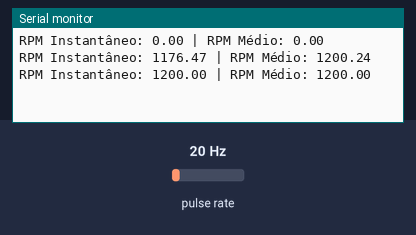
This sketch was run on a simulated Arduino Uno, built with avr-gcc and run on an emulated ATmega328P. Parts: the last lines printed to the serial monitor. Wiring (inferred from the names in the program): pulse sensor: data pin 2. Inputs (shaded band) come from the test bench; at power-on: pulse rate 20 Hz.

Above: at 1.2 s.
1.3 s: pulse rate (sensor on pin 2) set to 4 Hz
At 1.9 s:
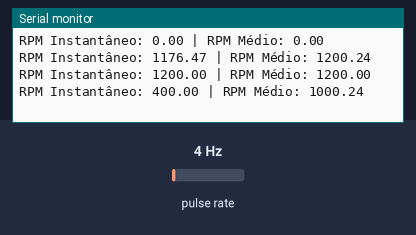
2.8 s: pulse rate (sensor on pin 2) set to 50 Hz
At 3.4 s:
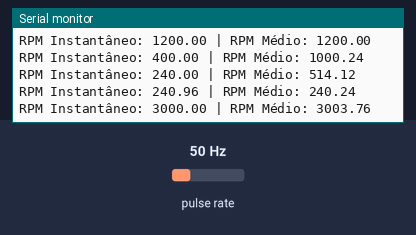
Timing chart, 0 to 5.8 s (numbered marks = the images above; inputs shaded):
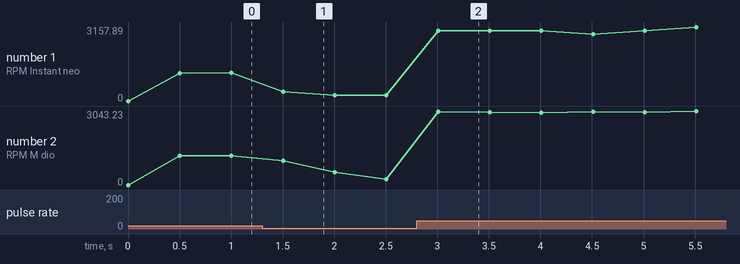

The sketch:

main.ino
```cpp
const int sensorHall = 2;  // Pino do sensor (usa interrupção INT0)
volatile unsigned long ultimaDeteccao = 0;  // Guarda o tempo do último pulso
volatile float rpmInst = 0;  // RPM instantâneo

const int numValores = 4;  // Número de amostras para média móvel
float valores[numValores] = {0};  // Array de armazenagem
int indice = 0;  // Índice do array
float soma = 0;  // Soma dos valores para média móvel

void setup() {
  Serial.begin(9600);
  pinMode(sensorHall, INPUT_PULLUP);  // Usa pull-up interno

  // Configura interrupção no pino 2 para detectar borda de descida
  attachInterrupt(digitalPinToInterrupt(sensorHall), calcularRPM, FALLING);
}

void loop() {
  // Calcula média móvel do RPM
  float mediaRPM = soma / numValores;

  // Exibe os valores no monitor serial
  Serial.print("RPM Instantâneo: ");
  Serial.print(rpmInst);
  Serial.print(" | RPM Médio: ");
  Serial.println(mediaRPM);

  delay(500);  // Pequeno atraso para visualização
}

// Função chamada pela interrupção (detecção do ímã)
void calcularRPM() {
  unsigned long tempoAgora = millis();  // Obtém o tempo atual

  if (ultimaDeteccao > 0) {  // Garante que não é a primeira leitura
    unsigned long deltaT = tempoAgora - ultimaDeteccao;  // Diferença de tempo entre pulsos
    rpmInst = (60000.0 / deltaT);  // Converte para RPM (60s * 1000ms)

    // Atualiza a média móvel
    soma = soma - valores[indice] + rpmInst;
    valores[indice] = rpmInst;
    indice = (indice + 1) % numValores;  // Atualiza índice circularmente
  }

  ultimaDeteccao = tempoAgora;  // Atualiza o tempo da última detecção
}
```

Measured:
- after the input at 1.3 s, the serial monitor: prints a new line after 0.20 s (image 1)
- after the input at 2.8 s, the serial monitor: prints a new line after 0.21 s (image 2)
- plotted number 1: 1200 → 240.96 after the input at 1.3 s, 240.96 → 3000 after the input at 2.8 s
- plotted number 2: 1200 → 240.24 after the input at 1.3 s, 240.24 → 2968.04 after the input at 2.8 s
